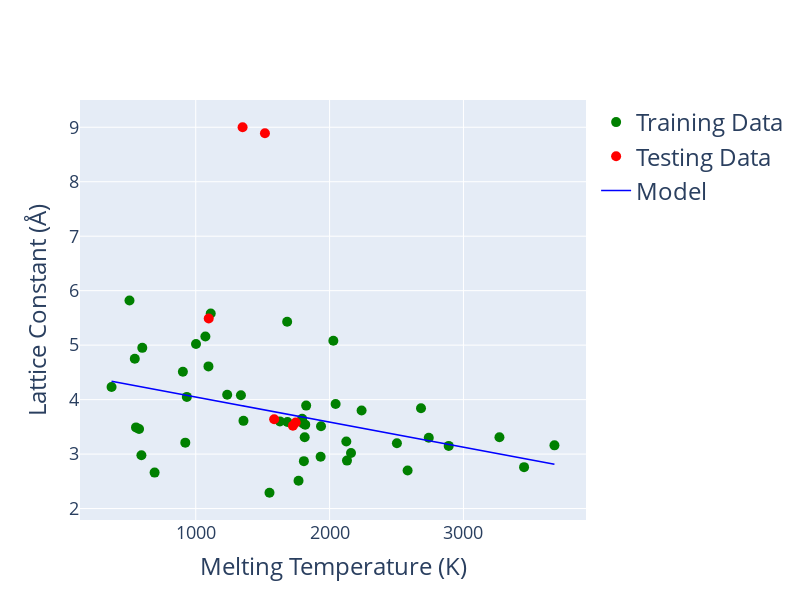

Notebook code for this chart:
### Code cell
predictions = regression(melt_train, melt_test, lattice_train, lattice_test)

plot(melt_train, melt_test, lattice_train, lattice_test, 
                       "Melting Temperature (K)", "Lattice Constant (Å)", predictions)

### Figure 1 — Plotly figure (JSON) as saved in the notebook; plotly's stock layout.template omitted (floating-point values rounded to 4 significant figures)
{"data": [{"marker": {"color": "green", "size": 10}, "mode": "markers", "name": "Training Data", "type": "scatter", "x": [1814, 2028, 2239, 3269, 1768, 1112, 1802, 1551, 1338.0, 1795, 1072, 544.5, 2160, 2890, 2045, 1825, 933.5, 505.1, 1683, 2683, 576.6, 1002, 600.6, 1357.0, 2503, 1936, 1235.0, 2130, 371.0, 922, 692.7, 1629, 594.1, 2583, 1685, 2125, 1095, 2741, 3453, 903.9, 1808, 553.7, 1933, 1818, 3680], "y": [3.31, 5.08, 3.8, 3.31, 2.51, 5.58, 3.56, 2.29, 4.08, 3.65, 5.16, 4.75, 3.02, 3.15, 3.92, 3.89, 4.05, 5.82, 5.43, 3.84, 3.46, 5.02, 4.95, 3.61, 3.2, 3.51, 4.09, 2.88, 4.23, 3.21, 2.66, 3.6, 2.98, 2.7, 3.59, 3.23, 4.61, 3.3, 2.76, 4.51, 2.87, 3.49, 2.95, 3.54, 3.16]}, {"marker": {"color": "red", "size": 10}, "mode": "markers", "name": "Testing Data", "type": "scatter", "x": [1747, 1726, 1517, 1586, 1097, 1350], "y": [3.58, 3.52, 8.89, 3.64, 5.49, 9]}, {"line": {"color": "blue", "width": 1.5}, "mode": "lines", "name": "Model", "type": "scatter", "x": [1814, 2028, 2239, 3269, 1768, 1112, 1802, 1551, 1338.0, 1795, 1072, 544.5, 2160, 2890, 2045, 1825, 933.5, 505.1, 1683, 2683, 576.6, 1002, 600.6, 1357.0, 2503, 1936, 1235.0, 2130, 371.0, 922, 692.7, 1629, 594.1, 2583, 1685, 2125, 1095, 2741, 3453, 903.9, 1808, 553.7, 1933, 1818, 3680, 1747, 1726, 1517, 1586, 1097, 1350], "y": [3.672, 3.574, 3.477, 3.003, 3.693, 3.995, 3.678, 3.793, 3.891, 3.681, 4.013, 4.256, 3.513, 3.178, 3.566, 3.667, 4.077, 4.274, 3.733, 3.273, 4.241, 4.046, 4.23, 3.883, 3.356, 3.616, 3.938, 3.527, 4.336, 4.082, 4.188, 3.757, 4.233, 3.319, 3.732, 3.529, 4.003, 3.246, 2.919, 4.091, 3.675, 4.252, 3.618, 3.67, 2.814, 3.703, 3.713, 3.809, 3.777, 4.002, 3.886]}], "layout": {"height": 600, "hovermode": "closest", "legend": {"font": {"size": 24}}, "showlegend": true, "width": 800, "xaxis": {"gridwidth": 1, "tickfont": {"size": 18}, "title": {"font": {"size": 24}, "text": "Melting Temperature (K)"}, "zeroline": false}, "yaxis": {"gridwidth": 1, "tickfont": {"size": 18}, "title": {"font": {"size": 24}, "text": "Lattice Constant (Å)"}, "zeroline": false}}}
